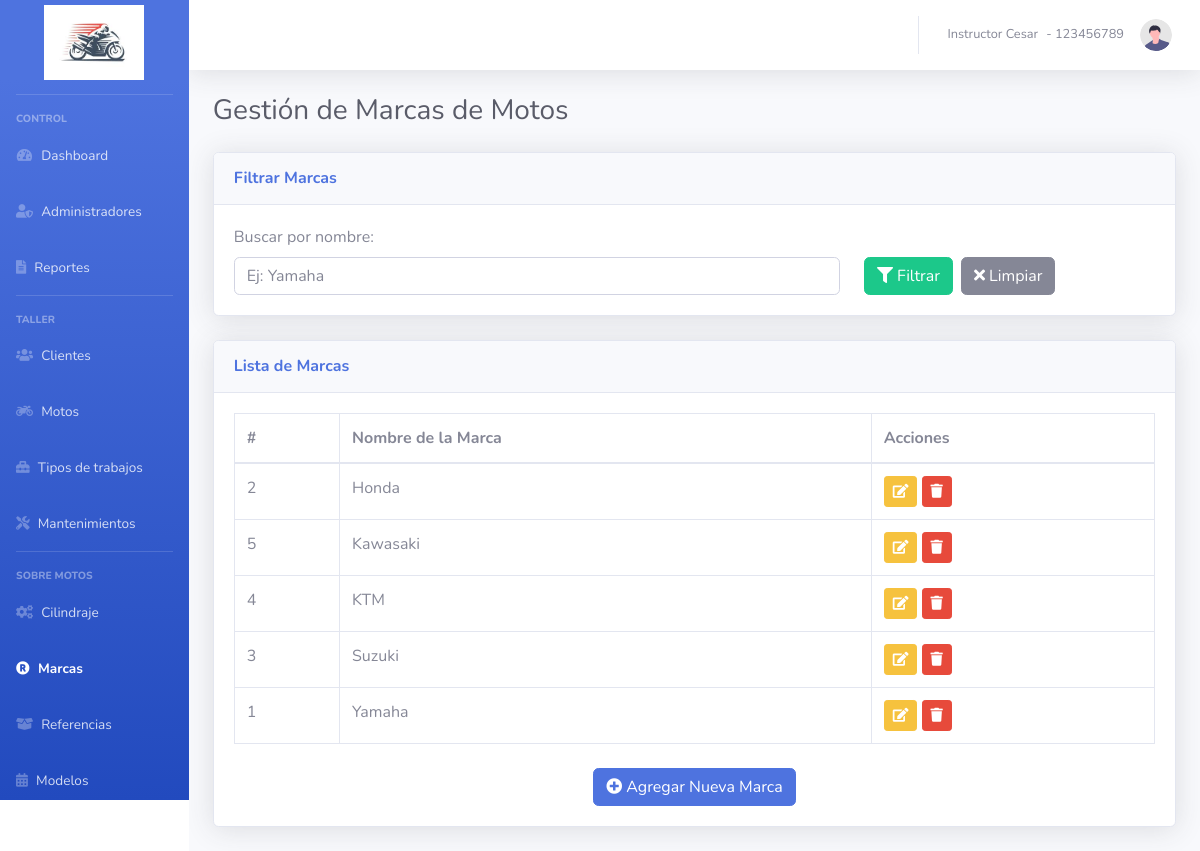
Screenshot of /administrador/sobre_motos/marcas.php (signed in) with the database file from the repository.
### tables this page shows
CREATE TABLE `marcas` (
  `id_marca` int(11) NOT NULL,
  `marcas` text NOT NULL
);

### administrador/sobre_motos/marcas.php (the view, shortened to what this page needs)
<?php
include '../header.php';
$conexion = new mysqli('localhost', 'root', '', 'taller_motos');
$filtro_nombre = $_GET['filtro_nombre'] ?? '';
$sql = "SELECT * FROM marcas";
$sql .= " ORDER BY marcas ASC";
$stmt = $conexion->prepare($sql);
$stmt->execute();
$resultado = $stmt->get_result();
?>
<div class="container-fluid">
    <h1 class="h3 mb-4 text-gray-800">Gestión de Marcas de Motos</h1>
    <div class="card shadow mb-4">
        <div class="card-header py-3">
            <h6 class="m-0 font-weight-bold text-primary">Filtrar Marcas</h6>
        </div>
        <div class="card-body">
            <form method="GET" action="marcas.php">
                <div class="row">
                    <div class="col-md-8">
                        <label for="filtro_nombre">Buscar por nombre:</label>
                        <input type="text" id="filtro_nombre" name="filtro_nombre" class="form-control" placeholder="Ej: Yamaha" value="<?php echo htmlspecialchars($filtro_nombre); ?>">
                    </div>
                    <div class="col-md-4 d-flex align-items-end">
                        <button type="submit" class="btn btn-success"><i class="fas fa-filter"></i> Filtrar</button>
                        <a href="marcas.php" class="btn btn-secondary ml-2"><i class="fas fa-times"></i> Limpiar</a>
                    </div>
                </div>
            </form>
        </div>
    </div>
    <div class="card shadow mb-4">
        <div class="card-header py-3">
            <h6 class="m-0 font-weight-bold text-primary">Lista de Marcas</h6>
        </div>
        <div class="card-body">
            <div class="table-responsive">
                <?php if ($resultado && $resultado->num_rows > 0): ?>
                <table class="table table-bordered" id="dataTableMarcas" width="100%" cellspacing="0">
                    <thead>
                        <tr>
                            <th>#</th>
                            <th>Nombre de la Marca</th>
                            <th>Acciones</th>
                        </tr>
                    </thead>
                    <tbody>
                        <?php while($row = $resultado->fetch_assoc()): ?>
                        <tr>
                            <td><?php echo htmlspecialchars($row['id_marca']); ?></td>
                            <td><?php echo htmlspecialchars($row['marcas']);  ?></td>
                            <td>
                                <button type="button" class="btn btn-warning btn-sm btn-editar" data-id="<?php echo $row['id_marca']; ?>" data-valor="<?php echo htmlspecialchars($row['marcas']); ?>">
                                    <i class="fas fa-edit"></i>
                                </button>
                                <button type="button" class="btn btn-danger btn-sm btn-eliminar" data-id="<?php echo $row['id_marca']; ?>">
                                    <i class="fas fa-trash"></i>
                                </button>
                            </td>
                        </tr>
                        <?php endwhile; ?>
                    </tbody>
                </table>
                <?php else: ?>
                    <div class="alert alert-info text-center">No se encontraron marcas.</div>
                <?php endif; ?>
                <div class="text-center mt-4">
                    <button type="button" class="btn btn-primary" data-toggle="modal" data-target="#modalAgregarMarca">
                        <i class="fas fa-plus-circle"></i> Agregar Nueva Marca
                    </button>
                </div>
            </div>
        </div>
    </div>
</div>
<?php include '../scripts.php'; $stmt->close(); $conexion->close(); ?>

### rows the page displays
marcas: id_marca "2", marcas "Honda"
marcas: id_marca "5", marcas "Kawasaki"
marcas: id_marca "4", marcas "KTM"
marcas: id_marca "3", marcas "Suzuki"
marcas: id_marca "1", marcas "Yamaha"

### other values shown
$nombre_administrador "Instructor Cesar"
$documento_administrador "123456789"
